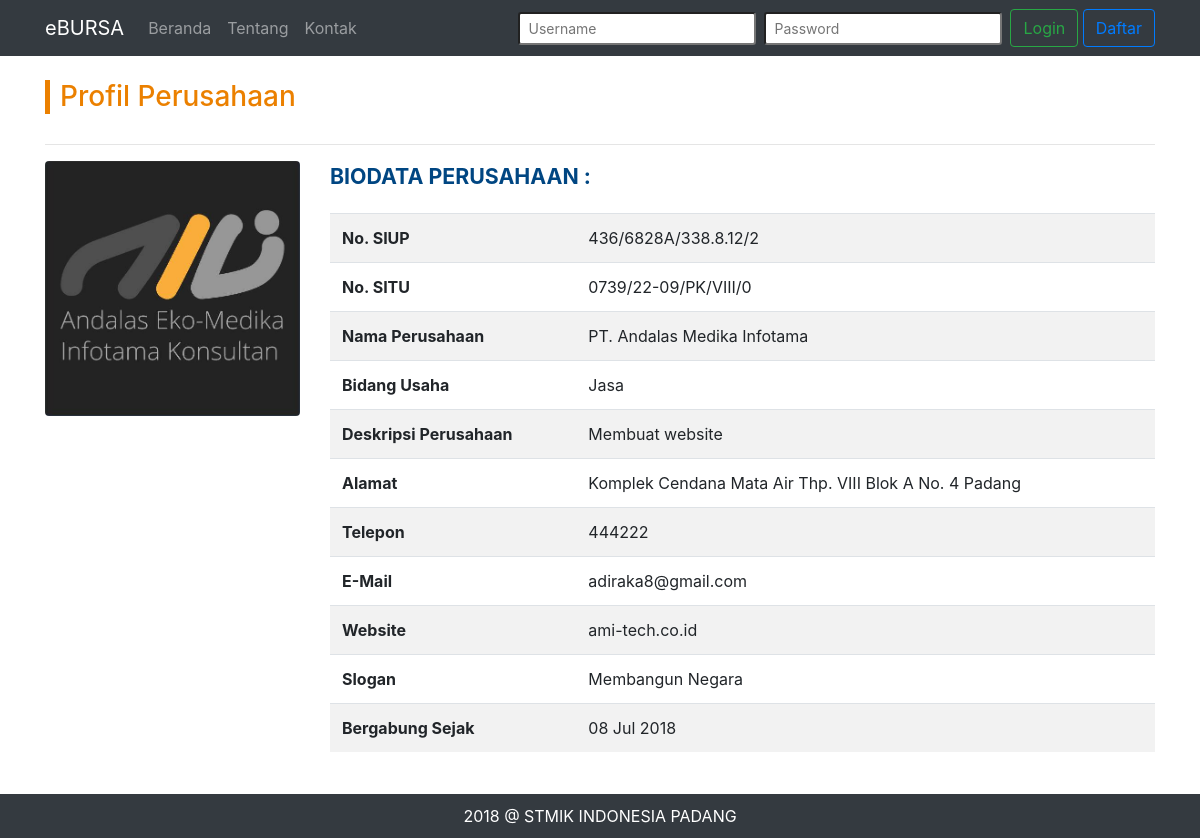
Page /main.php?page=profil-perusahaan&id=2 on the earlier database version.
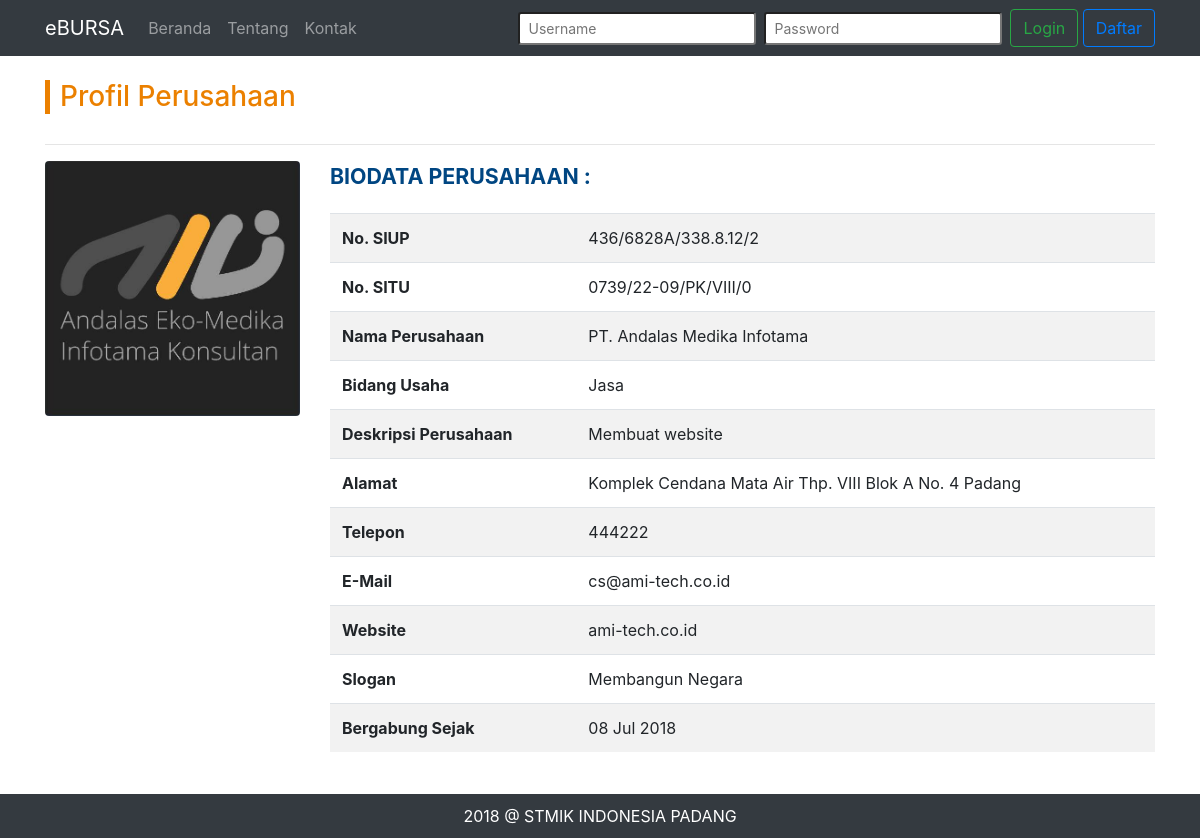
Same page on the later database version.
### tables this page shows
CREATE TABLE `profil_perusahaan` (
  `id` int(11) NOT NULL AUTO_INCREMENT,
  `user_akun_id` int(11) NOT NULL,
  `nama_perusahaan` varchar(50) NOT NULL,
  `no_siup` varchar(20) NOT NULL,
  `no_situ` varchar(20) NOT NULL,
  `bidang_usaha` varchar(50) NOT NULL,
  `alamat` text,
  `telepon` varchar(20) DEFAULT NULL,
  `deskripsi_perusahaan` text,
  `website` varchar(50) DEFAULT NULL,
  `email` varchar(50) NOT NULL,
  `logo_perusahaan` varchar(100) DEFAULT 'default.png',
  `slogan` varchar(50) DEFAULT NULL,
  `dibuat_pada` date NOT NULL,
  PRIMARY KEY (`id`),
  KEY `user_akun_id` (`user_akun_id`)
);

### cores/misc/function.php (called while the page is built, shortened)
<?php
	function getPerusahaanProfil2($perusahaan_id) {
		$conn = koneksi();
		$sql = "SELECT * FROM profil_perusahaan WHERE id = '$perusahaan_id'";
		$proc = mysqli_query($conn, $sql);
		$data = mysqli_fetch_assoc($proc);
		return $data;
	}
	function koneksi() {
		$conn = mysqli_connect('localhost', 'root', '', 'dbbursa');
		return $conn;
	}
?>

### views/profil-perusahaan.php (the view, shortened to what this page needs)
<?php
	$data_perusahaan = getPerusahaanProfil2(sanitizeThis($_GET['id']));
?>
<div class="row">
	<div class="col-md-12">
		<h3 class="home-title">Profil Perusahaan</h3><hr>
	</div>
</div>
<div class="row">
	<div class="col-md-3">
		<img src="assets/img/profil/perusahaan/<?php echo $data_perusahaan["logo_perusahaan"] ?>" class="rounded text-center" width="100%">
	</div>
	<div class="col-md-9">
		<div class="row">
			<div class="col-md-12">
				<div class="loker-sub-head">BIODATA PERUSAHAAN :</div>
				<table class="table table-striped">
					<tr>
						<td><strong>No. SIUP</strong></td>
						<td><?php echo $data_perusahaan['no_siup'] ?></td>
					</tr>
					<tr>
						<td><strong>No. SITU</strong></td>
						<td><?php echo $data_perusahaan['no_situ'] ?></td>
					</tr>
					<tr>
						<td><strong>Nama Perusahaan</strong></td>
						<td><?php echo $data_perusahaan['nama_perusahaan'] ?></td>
					</tr>
					<tr>
						<td><strong>Bidang Usaha</strong></td>
						<td><?php echo $data_perusahaan['bidang_usaha'] ?></td>
					</tr>
					<tr>
						<td><strong>Deskripsi Perusahaan</strong></td>
						<td><?php echo $data_perusahaan['deskripsi_perusahaan'] ?></td>
					</tr>
					<tr>
						<td><strong>Alamat</strong></td>
						<td><?php echo $data_perusahaan['alamat'] ?></td>
					</tr>
					<tr>
						<td><strong>Telepon</strong></td>
						<td><?php echo $data_perusahaan['telepon'] ?></td>
					</tr>
					<tr>
						<td><strong>E-Mail</strong></td>
						<td><?php echo $data_perusahaan['email'] ?></td>
					</tr>
					<tr>
						<td><strong>Website</strong></td>
						<td><?php echo $data_perusahaan['website'] ?></td>
					</tr>
					<tr>
						<td><strong>Slogan</strong></td>
						<td><?php echo $data_perusahaan['slogan'] ?></td>
					</tr>
					<tr>
						<td><strong>Bergabung Sejak</strong></td>
						<td><?php echo date("d M Y", strtotime($data_perusahaan['dibuat_pada'])) ?></td>
					</tr>
				</table>
			</div>
		</div>
	</div>
</div>

Differences in the rows shown:
changed profil_perusahaan "0739/22-09/PK/VIII/0": email "adiraka8@gmail.com" → "cs@ami-tech.co.id"
